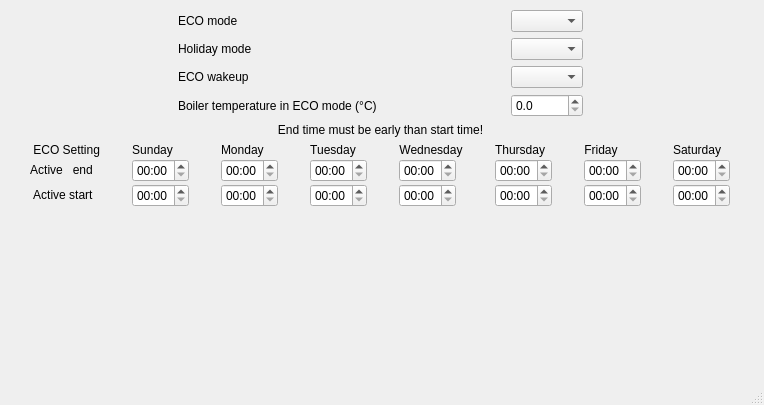
<?xml version="1.0" encoding="UTF-8"?>
<ui version="4.0">
 <class>WBSDEcoWindow</class>
 <widget class="QMainWindow" name="WBSDEcoWindow">
  <property name="geometry">
   <rect>
    <x>0</x>
    <y>0</y>
    <width>764</width>
    <height>405</height>
   </rect>
  </property>
  <property name="windowTitle">
   <string>Eco moment</string>
  </property>
  <widget class="QWidget" name="centralwidget">
   <widget class="QWidget" name="verticalLayoutWidget">
    <property name="geometry">
     <rect>
      <x>0</x>
      <y>10</y>
      <width>761</width>
      <height>441</height>
     </rect>
    </property>
    <layout class="QVBoxLayout" name="verticalLayout" stretch="1,0,2,5">
     <item>
      <layout class="QGridLayout" name="gridLayout">
       <property name="leftMargin">
        <number>50</number>
       </property>
       <property name="rightMargin">
        <number>50</number>
       </property>
       <item row="3" column="1">
        <widget class="QDoubleSpinBox" name="ecoSetTemp">
         <property name="sizePolicy">
          <sizepolicy hsizetype="Minimum" vsizetype="Fixed">
           <horstretch>0</horstretch>
           <verstretch>0</verstretch>
          </sizepolicy>
         </property>
         <property name="decimals">
          <number>1</number>
         </property>
         <property name="maximum">
          <double>200.000000000000000</double>
         </property>
         <property name="singleStep">
          <double>0.500000000000000</double>
         </property>
        </widget>
       </item>
       <item row="3" column="0">
        <widget class="QLabel" name="label_4">
         <property name="enabled">
          <bool>true</bool>
         </property>
         <property name="sizePolicy">
          <sizepolicy hsizetype="Fixed" vsizetype="Preferred">
           <horstretch>0</horstretch>
           <verstretch>0</verstretch>
          </sizepolicy>
         </property>
         <property name="text">
          <string>Boiler temperature in ECO mode (°C)</string>
         </property>
        </widget>
       </item>
       <item row="2" column="1">
        <widget class="QComboBox" name="ecoWakeup">
         <property name="sizePolicy">
          <sizepolicy hsizetype="Fixed" vsizetype="Fixed">
           <horstretch>0</horstretch>
           <verstretch>0</verstretch>
          </sizepolicy>
         </property>
        </widget>
       </item>
       <item row="2" column="0">
        <widget class="QLabel" name="label_2">
         <property name="enabled">
          <bool>true</bool>
         </property>
         <property name="sizePolicy">
          <sizepolicy hsizetype="Fixed" vsizetype="Preferred">
           <horstretch>0</horstretch>
           <verstretch>0</verstretch>
          </sizepolicy>
         </property>
         <property name="text">
          <string>ECO wakeup</string>
         </property>
        </widget>
       </item>
       <item row="1" column="0">
        <widget class="QLabel" name="label_7">
         <property name="sizePolicy">
          <sizepolicy hsizetype="Fixed" vsizetype="Preferred">
           <horstretch>0</horstretch>
           <verstretch>0</verstretch>
          </sizepolicy>
         </property>
         <property name="text">
          <string>Holiday mode</string>
         </property>
        </widget>
       </item>
       <item row="1" column="1">
        <widget class="QComboBox" name="holidayMode">
         <property name="sizePolicy">
          <sizepolicy hsizetype="Fixed" vsizetype="Fixed">
           <horstretch>0</horstretch>
           <verstretch>0</verstretch>
          </sizepolicy>
         </property>
        </widget>
       </item>
       <item row="0" column="0">
        <widget class="QLabel" name="label">
         <property name="sizePolicy">
          <sizepolicy hsizetype="Fixed" vsizetype="Preferred">
           <horstretch>0</horstretch>
           <verstretch>0</verstretch>
          </sizepolicy>
         </property>
         <property name="text">
          <string>ECO mode</string>
         </property>
        </widget>
       </item>
       <item row="0" column="1">
        <widget class="QComboBox" name="ecoMode">
         <property name="sizePolicy">
          <sizepolicy hsizetype="Fixed" vsizetype="Fixed">
           <horstretch>0</horstretch>
           <verstretch>0</verstretch>
          </sizepolicy>
         </property>
        </widget>
       </item>
      </layout>
     </item>
     <item>
      <widget class="QLabel" name="label_3">
       <property name="text">
        <string>End time must be early than start time!</string>
       </property>
       <property name="alignment">
        <set>Qt::AlignCenter</set>
       </property>
      </widget>
     </item>
     <item>
      <layout class="QGridLayout" name="gridLayout_2" rowstretch="0,0,0,0">
       <property name="leftMargin">
        <number>0</number>
       </property>
       <property name="rightMargin">
        <number>0</number>
       </property>
       <property name="spacing">
        <number>2</number>
       </property>
       <item row="0" column="7">
        <widget class="QLabel" name="label_13">
         <property name="sizePolicy">
          <sizepolicy hsizetype="Fixed" vsizetype="Fixed">
           <horstretch>0</horstretch>
           <verstretch>0</verstretch>
          </sizepolicy>
         </property>
         <property name="maximumSize">
          <size>
           <width>16777215</width>
           <height>20</height>
          </size>
         </property>
         <property name="text">
          <string>Saturday</string>
         </property>
         <property name="alignment">
          <set>Qt::AlignCenter</set>
         </property>
        </widget>
       </item>
       <item row="0" column="5">
        <widget class="QLabel" name="label_17">
         <property name="sizePolicy">
          <sizepolicy hsizetype="Fixed" vsizetype="Fixed">
           <horstretch>0</horstretch>
           <verstretch>0</verstretch>
          </sizepolicy>
         </property>
         <property name="maximumSize">
          <size>
           <width>16777215</width>
           <height>20</height>
          </size>
         </property>
         <property name="text">
          <string>Thursday</string>
         </property>
         <property name="alignment">
          <set>Qt::AlignCenter</set>
         </property>
        </widget>
       </item>
       <item row="0" column="3">
        <widget class="QLabel" name="label_10">
         <property name="sizePolicy">
          <sizepolicy hsizetype="Fixed" vsizetype="Fixed">
           <horstretch>0</horstretch>
           <verstretch>0</verstretch>
          </sizepolicy>
         </property>
         <property name="maximumSize">
          <size>
           <width>16777215</width>
           <height>20</height>
          </size>
         </property>
         <property name="text">
          <string>Tuesday</string>
         </property>
         <property name="alignment">
          <set>Qt::AlignCenter</set>
         </property>
        </widget>
       </item>
       <item row="0" column="6">
        <widget class="QLabel" name="label_15">
         <property name="sizePolicy">
          <sizepolicy hsizetype="Fixed" vsizetype="Fixed">
           <horstretch>0</horstretch>
           <verstretch>0</verstretch>
          </sizepolicy>
         </property>
         <property name="maximumSize">
          <size>
           <width>16777215</width>
           <height>20</height>
          </size>
         </property>
         <property name="text">
          <string>Friday</string>
         </property>
         <property name="alignment">
          <set>Qt::AlignCenter</set>
         </property>
        </widget>
       </item>
       <item row="0" column="1">
        <widget class="QLabel" name="label_16">
         <property name="sizePolicy">
          <sizepolicy hsizetype="Fixed" vsizetype="Fixed">
           <horstretch>0</horstretch>
           <verstretch>0</verstretch>
          </sizepolicy>
         </property>
         <property name="maximumSize">
          <size>
           <width>16777215</width>
           <height>20</height>
          </size>
         </property>
         <property name="text">
          <string>Sunday</string>
         </property>
         <property name="alignment">
          <set>Qt::AlignCenter</set>
         </property>
        </widget>
       </item>
       <item row="2" column="0">
        <widget class="QLabel" name="label_9">
         <property name="sizePolicy">
          <sizepolicy hsizetype="Fixed" vsizetype="Fixed">
           <horstretch>0</horstretch>
           <verstretch>0</verstretch>
          </sizepolicy>
         </property>
         <property name="text">
          <string>Active   end</string>
         </property>
         <property name="alignment">
          <set>Qt::AlignCenter</set>
         </property>
        </widget>
       </item>
       <item row="2" column="6">
        <widget class="QTimeEdit" name="Pdt_5">
         <property name="sizePolicy">
          <sizepolicy hsizetype="Fixed" vsizetype="Fixed">
           <horstretch>0</horstretch>
           <verstretch>0</verstretch>
          </sizepolicy>
         </property>
         <property name="displayFormat">
          <string>HH:mm</string>
         </property>
        </widget>
       </item>
       <item row="2" column="4">
        <widget class="QTimeEdit" name="Pdt_3">
         <property name="sizePolicy">
          <sizepolicy hsizetype="Fixed" vsizetype="Fixed">
           <horstretch>0</horstretch>
           <verstretch>0</verstretch>
          </sizepolicy>
         </property>
         <property name="displayFormat">
          <string>HH:mm</string>
         </property>
        </widget>
       </item>
       <item row="2" column="7">
        <widget class="QTimeEdit" name="Pdt_6">
         <property name="sizePolicy">
          <sizepolicy hsizetype="Fixed" vsizetype="Fixed">
           <horstretch>0</horstretch>
           <verstretch>0</verstretch>
          </sizepolicy>
         </property>
         <property name="displayFormat">
          <string>HH:mm</string>
         </property>
        </widget>
       </item>
       <item row="2" column="1">
        <widget class="QTimeEdit" name="Pdt_7">
         <property name="sizePolicy">
          <sizepolicy hsizetype="Fixed" vsizetype="Fixed">
           <horstretch>0</horstretch>
           <verstretch>0</verstretch>
          </sizepolicy>
         </property>
         <property name="displayFormat">
          <string>HH:mm</string>
         </property>
        </widget>
       </item>
       <item row="0" column="0">
        <widget class="QLabel" name="label_18">
         <property name="sizePolicy">
          <sizepolicy hsizetype="Fixed" vsizetype="Fixed">
           <horstretch>0</horstretch>
           <verstretch>0</verstretch>
          </sizepolicy>
         </property>
         <property name="maximumSize">
          <size>
           <width>100</width>
           <height>20</height>
          </size>
         </property>
         <property name="text">
          <string> ECO Setting</string>
         </property>
         <property name="alignment">
          <set>Qt::AlignCenter</set>
         </property>
        </widget>
       </item>
       <item row="2" column="3">
        <widget class="QTimeEdit" name="Pdt_2">
         <property name="sizePolicy">
          <sizepolicy hsizetype="Fixed" vsizetype="Fixed">
           <horstretch>0</horstretch>
           <verstretch>0</verstretch>
          </sizepolicy>
         </property>
         <property name="displayFormat">
          <string>HH:mm</string>
         </property>
        </widget>
       </item>
       <item row="0" column="2">
        <widget class="QLabel" name="label_6">
         <property name="sizePolicy">
          <sizepolicy hsizetype="Fixed" vsizetype="Fixed">
           <horstretch>0</horstretch>
           <verstretch>0</verstretch>
          </sizepolicy>
         </property>
         <property name="maximumSize">
          <size>
           <width>16777215</width>
           <height>20</height>
          </size>
         </property>
         <property name="text">
          <string>Monday </string>
         </property>
         <property name="alignment">
          <set>Qt::AlignCenter</set>
         </property>
        </widget>
       </item>
       <item row="2" column="2">
        <widget class="QTimeEdit" name="Pdt_1">
         <property name="sizePolicy">
          <sizepolicy hsizetype="Fixed" vsizetype="Fixed">
           <horstretch>0</horstretch>
           <verstretch>0</verstretch>
          </sizepolicy>
         </property>
         <property name="displayFormat">
          <string>HH:mm</string>
         </property>
        </widget>
       </item>
       <item row="2" column="5">
        <widget class="QTimeEdit" name="Pdt_4">
         <property name="sizePolicy">
          <sizepolicy hsizetype="Fixed" vsizetype="Fixed">
           <horstretch>0</horstretch>
           <verstretch>0</verstretch>
          </sizepolicy>
         </property>
         <property name="displayFormat">
          <string>HH:mm</string>
         </property>
        </widget>
       </item>
       <item row="0" column="4">
        <widget class="QLabel" name="label_14">
         <property name="sizePolicy">
          <sizepolicy hsizetype="Fixed" vsizetype="Fixed">
           <horstretch>0</horstretch>
           <verstretch>0</verstretch>
          </sizepolicy>
         </property>
         <property name="maximumSize">
          <size>
           <width>16777215</width>
           <height>20</height>
          </size>
         </property>
         <property name="text">
          <string>Wednesday</string>
         </property>
         <property name="alignment">
          <set>Qt::AlignCenter</set>
         </property>
        </widget>
       </item>
       <item row="3" column="0">
        <widget class="QLabel" name="label_8">
         <property name="sizePolicy">
          <sizepolicy hsizetype="Fixed" vsizetype="Fixed">
           <horstretch>0</horstretch>
           <verstretch>0</verstretch>
          </sizepolicy>
         </property>
         <property name="text">
          <string> Active start</string>
         </property>
         <property name="alignment">
          <set>Qt::AlignCenter</set>
         </property>
        </widget>
       </item>
       <item row="3" column="1">
        <widget class="QTimeEdit" name="Tedt_7">
         <property name="sizePolicy">
          <sizepolicy hsizetype="Fixed" vsizetype="Fixed">
           <horstretch>0</horstretch>
           <verstretch>0</verstretch>
          </sizepolicy>
         </property>
         <property name="minimumTime">
          <time>
           <hour>0</hour>
           <minute>0</minute>
           <second>0</second>
          </time>
         </property>
         <property name="currentSection">
          <enum>QDateTimeEdit::HourSection</enum>
         </property>
         <property name="displayFormat">
          <string>HH:mm</string>
         </property>
        </widget>
       </item>
       <item row="3" column="2">
        <widget class="QTimeEdit" name="Tedt_1">
         <property name="sizePolicy">
          <sizepolicy hsizetype="Fixed" vsizetype="Fixed">
           <horstretch>0</horstretch>
           <verstretch>0</verstretch>
          </sizepolicy>
         </property>
         <property name="displayFormat">
          <string>HH:mm</string>
         </property>
        </widget>
       </item>
       <item row="3" column="3">
        <widget class="QTimeEdit" name="Tedt_2">
         <property name="sizePolicy">
          <sizepolicy hsizetype="Fixed" vsizetype="Fixed">
           <horstretch>0</horstretch>
           <verstretch>0</verstretch>
          </sizepolicy>
         </property>
         <property name="displayFormat">
          <string>HH:mm</string>
         </property>
        </widget>
       </item>
       <item row="3" column="4">
        <widget class="QTimeEdit" name="Tedt_3">
         <property name="sizePolicy">
          <sizepolicy hsizetype="Fixed" vsizetype="Fixed">
           <horstretch>0</horstretch>
           <verstretch>0</verstretch>
          </sizepolicy>
         </property>
         <property name="displayFormat">
          <string>HH:mm</string>
         </property>
        </widget>
       </item>
       <item row="3" column="5">
        <widget class="QTimeEdit" name="Tedt_4">
         <property name="sizePolicy">
          <sizepolicy hsizetype="Fixed" vsizetype="Fixed">
           <horstretch>0</horstretch>
           <verstretch>0</verstretch>
          </sizepolicy>
         </property>
         <property name="displayFormat">
          <string>HH:mm</string>
         </property>
        </widget>
       </item>
       <item row="3" column="6">
        <widget class="QTimeEdit" name="Tedt_5">
         <property name="sizePolicy">
          <sizepolicy hsizetype="Fixed" vsizetype="Fixed">
           <horstretch>0</horstretch>
           <verstretch>0</verstretch>
          </sizepolicy>
         </property>
         <property name="displayFormat">
          <string>HH:mm</string>
         </property>
        </widget>
       </item>
       <item row="3" column="7">
        <widget class="QTimeEdit" name="Tedt_6">
         <property name="sizePolicy">
          <sizepolicy hsizetype="Fixed" vsizetype="Fixed">
           <horstretch>0</horstretch>
           <verstretch>0</verstretch>
          </sizepolicy>
         </property>
         <property name="displayFormat">
          <string>HH:mm</string>
         </property>
        </widget>
       </item>
      </layout>
     </item>
     <item>
      <widget class="mywin" name="widget" native="true"/>
     </item>
    </layout>
   </widget>
  </widget>
  <widget class="QMenuBar" name="menubar">
   <property name="geometry">
    <rect>
     <x>0</x>
     <y>0</y>
     <width>764</width>
     <height>21</height>
    </rect>
   </property>
  </widget>
  <widget class="QStatusBar" name="statusbar"/>
 </widget>
 <customwidgets>
  <customwidget>
   <class>mywin</class>
   <extends>QWidget</extends>
   <header>mywin.h</header>
   <container>1</container>
  </customwidget>
 </customwidgets>
 <tabstops>
  <tabstop>holidayMode</tabstop>
  <tabstop>ecoWakeup</tabstop>
  <tabstop>ecoSetTemp</tabstop>
 </tabstops>
 <resources/>
 <connections/>
</ui>
